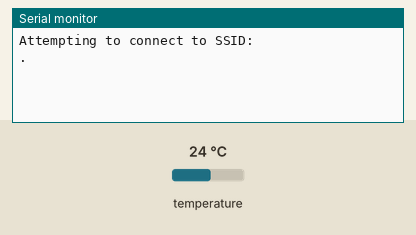
Simulated run of this sketch. Board: ESP32. On the bench: the last lines printed to the serial monitor. The inputs (shaded band) are chosen by the test bench; at power-on: temperature 24 °C. WiFi joins after 1.5 s; servers stay silent unless stated; not simulated (calls return 0 or success): secrets.h.

Above: at 1.2 s.
1.3 s: temperature set to 12 °C
At 7.4 s:
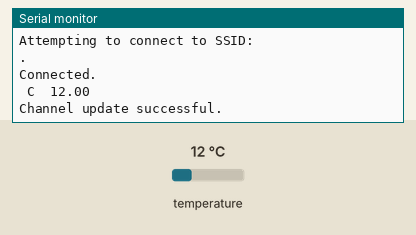
9.9 s: temperature set to 19 °C
At 23.05 s:
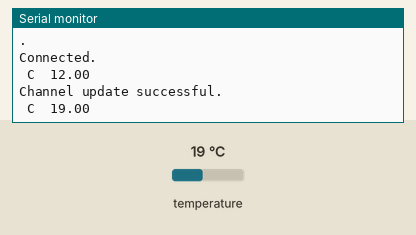

The sketch:

Send_Data__Nuds_.ino
```cpp
#include <OneWire.h>

#include <DallasTemperature.h>

#include "ThingSpeak.h"

#include "secrets.h"

#include <WiFi.h>

int databus=5;

OneWire oneWire(databus);

DallasTemperature sensors(&oneWire);

 float Celcius=0;

char ssid[] = SECRET_SSID;   // your network SSID (name)
char pass[] = SECRET_PASS;   // your network password
int keyIndex = 0;            // your network key Index number (needed only for WEP)
WiFiClient  client;

unsigned long myChannelNumber = SECRET_CH_ID;
const char * myWriteAPIKey = SECRET_WRITE_APIKEY;

void setup() {
  Serial.begin(115200);  //Initialize serial
  sensors.begin();
  WiFi.mode(WIFI_STA);
  ThingSpeak.begin(client);  // Initialize ThingSpeak
}

void loop() {

  // Connect or reconnect to WiFi
  if(WiFi.status() != WL_CONNECTED){
    Serial.print("Attempting to connect to SSID: ");
    Serial.println(SECRET_SSID);
    while(WiFi.status() != WL_CONNECTED){
      WiFi.begin(ssid, pass); // Connect to WPA/WPA2 network. Change this line if using open or WEP network
      Serial.print(".");
      delay(5000);
    }
    Serial.println("\nConnected.");
  }

  // Write to ThingSpeak. There are up to 8 fields in a channel, allowing you to store up to 8 different
  // pieces of information in a channel.  Here, we write to field 1.
   sensors.requestTemperatures();
   Celcius=sensors.getTempCByIndex(0);
   delay(500);
   while(Celcius<=0){
   sensors.requestTemperatures();
   Celcius=sensors.getTempCByIndex(0);
   delay(500);
   }
   Serial.print(" C  ");
   Serial.println(Celcius);

  int x = ThingSpeak.writeField(myChannelNumber,2,Celcius, myWriteAPIKey);
  if(x == 200){
    Serial.println("Channel update successful.");
  }
  else{
    Serial.println("Problem updating channel. HTTP error code " + String(x));
  }

  delay(15000); // Wait 15 seconds to update the channel again

}
```

Measured:
- after the input at 1.3 s, the serial monitor: prints a new line after 5.0 s (image 1)
- after the input at 9.9 s, the serial monitor: prints a new line after 12.9 s (image 2)
